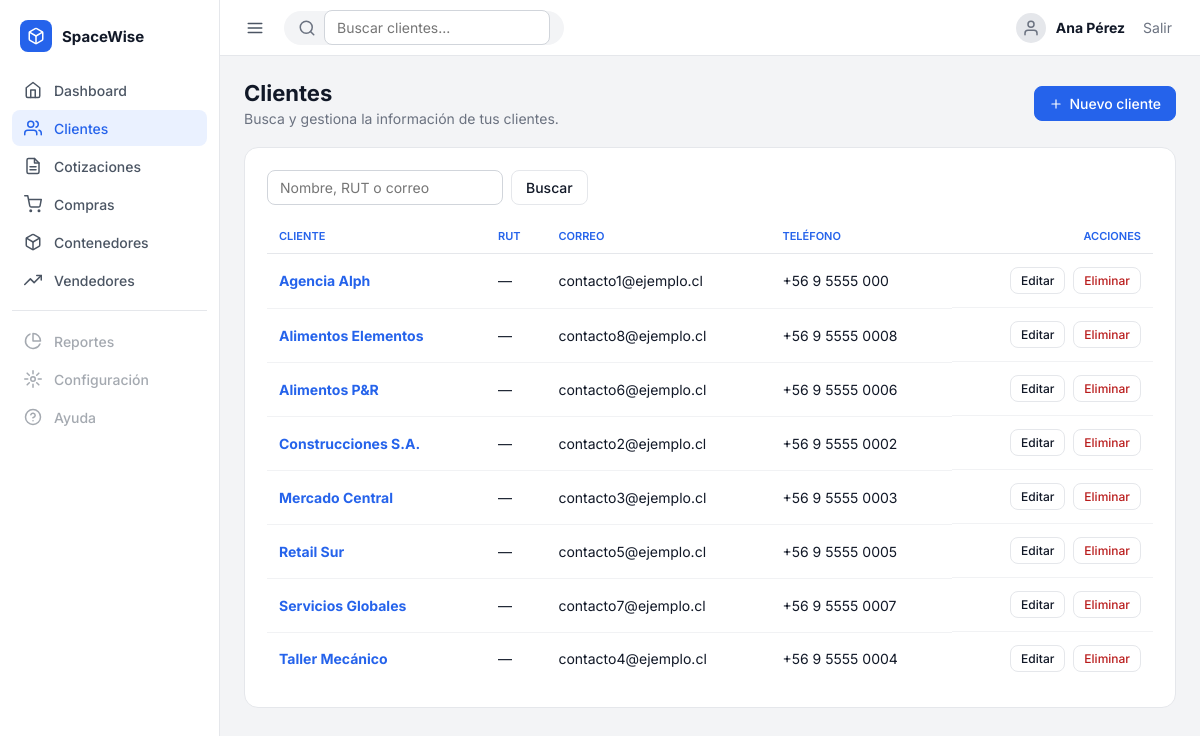
/clientes/ (signed in), run on the app's committed database.
### clientes/models.py (models this page shows, shortened)
class Cliente(models.Model):
    nombre = models.CharField(max_length=150)
    rut = models.CharField("RUT", max_length=20, blank=True)
    email = models.EmailField("Correo", blank=True)
    telefono = models.CharField("Teléfono", max_length=30, blank=True)
    direccion = models.CharField("Dirección", max_length=255, blank=True)
    informacion_general = models.TextField("Información general", blank=True)
    creado = models.DateTimeField(auto_now_add=True)
    class Meta:
        ordering = ["nombre"]
    def get_absolute_url(self):
        return reverse("clientes:detalle", args=[self.pk])

### clientes/views.py (the view)
# urls.py: path("", views.ClienteLista.as_view(), name="lista"),
class ClienteLista(LoginRequiredMixin, QueryStringMixin, ListView):
    model = Cliente
    template_name = "clientes/lista.html"
    context_object_name = "clientes"
    paginate_by = 10
    def get_queryset(self):
        qs = Cliente.objects.all()
        q = self.request.GET.get("q", "").strip()
        if q:
            qs = qs.filter(
                Q(nombre__icontains=q) | Q(rut__icontains=q) | Q(email__icontains=q)
            )
        return qs
    def get_context_data(self, **kwargs):
        ctx = super().get_context_data(**kwargs)
        ctx["q"] = self.request.GET.get("q", "")
        return ctx

### core/mixins.py (called while the page is built)
    def get_context_data(self, **kwargs):
        ctx = super().get_context_data(**kwargs)
        params = self.request.GET.copy()
        params.pop("page", None)
        ctx["qs"] = params.urlencode()
        return ctx

### core/templatetags/ui.py (called while the page is built)
@register.simple_tag
def icon(name):
    paths = ICONS.get(name, "")
    return mark_safe(
        '<svg class="ico" viewBox="0 0 24 24" fill="none" stroke="currentColor" '
        'stroke-width="2" stroke-linecap="round" stroke-linejoin="round" aria-hidden="true">'
        f"{paths}</svg>"
    )

### templates/clientes/lista.html (shortened to what this page needs)
{% extends "base.html" %}
{% load ui %}
{% block content %}
<div class="page-title">
  <div><h1>Clientes</h1><p>Busca y gestiona la información de tus clientes.</p></div>
  <a class="btn btn-primary" href="{% url 'clientes:crear' %}">{% icon "plus" %} Nuevo cliente</a>
</div>
<section class="card">
  <div class="toolbar">
    <form method="get">
      <input type="search" name="q" value="{{ q }}" placeholder="Nombre, RUT o correo" aria-label="Buscar clientes">
      <button class="btn" type="submit">Buscar</button>
    </form>
  </div>
  <div class="table-wrap">
    <table>
      <thead><tr><th>CLIENTE</th><th>RUT</th><th>CORREO</th><th>TELÉFONO</th><th class="num">ACCIONES</th></tr></thead>
      <tbody>
      {% for c in clientes %}
        <tr>
          <td><a href="{{ c.get_absolute_url }}"><b>{{ c.nombre }}</b></a></td>
          <td>{{ c.rut|default:"—" }}</td>
          <td>{{ c.email|default:"—" }}</td>
          <td>{{ c.telefono|default:"—" }}</td>
          <td class="num actions" style="justify-content:flex-end">
            <a class="btn btn-sm" href="{% url 'clientes:editar' c.pk %}">Editar</a>
            <a class="btn btn-sm btn-danger" href="{% url 'clientes:eliminar' c.pk %}">Eliminar</a>
          </td>
        </tr>
      {% empty %}
        <tr><td colspan="5" class="empty">No hay clientes todavía.</td></tr>
      {% endfor %}
      </tbody>
    </table>
  </div>
</section>
{% endblock %}

### templates/base.html (shortened to what this page needs)
{% load static ui %}<!doctype html>
<html lang="es">
<head>
  <link rel="stylesheet" href="{% static 'css/app.css' %}">
</head>
<body>
{% with ns=request.resolver_match.namespace url=request.resolver_match.url_name %}
<div class="app">
  <aside class="sidebar">
    <div class="brand"><span class="logo">{% icon "box" %}</span> SpaceWise</div>
    <nav class="nav">
      <a href="{% url 'dashboard' %}" class="{% if url == 'dashboard' %}active{% endif %}">{% icon "home" %} Dashboard</a>
      <a href="{% url 'clientes:lista' %}" class="{% if ns == 'clientes' %}active{% endif %}">{% icon "users" %} Clientes</a>
      <a href="{% url 'cotizaciones:lista' %}" class="{% if ns == 'cotizaciones' %}active{% endif %}">{% icon "file-text" %} Cotizaciones</a>
      <a href="{% url 'operaciones:lista' %}" class="{% if ns == 'operaciones' %}active{% endif %}">{% icon "cart" %} Compras</a>
      <a href="{% url 'contenedores:lista' %}" class="{% if ns == 'contenedores' %}active{% endif %}">{% icon "box" %} Contenedores</a>
      <a href="{% url 'vendedores:lista' %}" class="{% if ns == 'vendedores' %}active{% endif %}">{% icon "trend" %} Vendedores</a>
      <hr>
      <span class="disabled" title="Próximamente">{% icon "pie" %} Reportes</span>
      <span class="disabled" title="Próximamente">{% icon "settings" %} Configuración</span>
      <span class="disabled" title="Próximamente">{% icon "help" %} Ayuda</span>
    </nav>
  </aside>
  <div class="main">
    <header class="topbar">
      <button class="icon-btn" id="toggle-nav" type="button" aria-label="Mostrar u ocultar menú">{% icon "menu" %}</button>
      <form class="search" method="get" action="{% url 'clientes:lista' %}" role="search">
        {% icon "search" %}
        <input type="search" name="q" placeholder="Buscar clientes..." aria-label="Buscar clientes">
      </form>
      <div class="user">
        <span class="avatar">{% icon "user" %}</span>
        <strong>{{ request.user.get_full_name|default:request.user.username }}</strong>
        <form method="post" action="{% url 'logout' %}" class="inline">
          <button class="link-btn" type="submit">Salir</button>
        </form>
      </div>
    </header>
    <main class="content">
      <div class="container">
        {% block content %}{% endblock %}
      </div>
    </main>
  </div>
</div>
{% endwith %}
</body>
</html>

### static/css/app.css (style rules this page uses)
:root { --bg: #f3f4f6; --card: #ffffff; --line: #e5e7eb; --text: #111827; --muted: #6b7280; --primary: #2563eb; --primary-dark: #1d4ed8; --navy: #1e3a8a; --accent: #fbbf24; --ok-bg: #dcfce7; --ok: #15803d; --warn-bg: #fef3c7; --warn: #b45309; --bad-bg: #fee2e2; --bad: #b91c1c; --info-bg: #dbeafe; --info: #1d4ed8; --radius: 14px; }
* { box-sizing: border-box; }
html, body { margin: 0; height: 100%; }
body { font-family: "Inter", system-ui, -apple-system, "Segoe UI", sans-serif; color: var(--text); background: var(--bg); font-size: 14px; }
a { color: var(--primary); text-decoration: none; }
.ico { width: 18px; height: 18px; flex: none; }
.app { display: flex; min-height: 100vh; }
.sidebar { width: 220px; background: #fff; border-right: 1px solid var(--line); padding: 16px 12px; position: sticky; top: 0; height: 100vh; overflow-y: auto; }
.brand { display: flex; align-items: center; gap: 10px; font-weight: 700; font-size: 15px; padding: 4px 8px 20px; }
.logo { width: 32px; height: 32px; border-radius: 8px; background: var(--primary); color: #fff; display: grid; place-items: center; }
.logo .ico { width: 18px; height: 18px; }
.nav a, .nav .disabled { display: flex; align-items: center; gap: 12px; padding: 9px 12px; border-radius: 8px; color: #4b5563; font-weight: 500; margin-bottom: 2px; }
.nav a.active { background: #eaf1ff; color: var(--primary); }
.nav .disabled { opacity: .5; cursor: not-allowed; }
.nav hr { border: 0; border-top: 1px solid var(--line); margin: 12px 0; }
.main { flex: 1; min-width: 0; display: flex; flex-direction: column; }
.topbar { height: 56px; background: #fff; border-bottom: 1px solid var(--line); display: flex; align-items: center; gap: 14px; padding: 0 20px; position: sticky; top: 0; z-index: 5; }
.icon-btn { border: 0; background: none; cursor: pointer; color: #4b5563; display: grid; place-items: center; padding: 6px; border-radius: 8px; }
.search { display: flex; align-items: center; gap: 8px; background: #f3f4f6; border-radius: 999px; padding: 0 14px; height: 34px; width: 280px; max-width: 100%; color: var(--muted); }
.search input { border: 0; background: none; outline: 0; font: inherit; width: 100%; }
.user { display: flex; align-items: center; gap: 10px; }
.avatar { width: 30px; height: 30px; border-radius: 50%; background: #e5e7eb; display: grid; place-items: center; color: #6b7280; }
.user form { margin: 0; }
.link-btn { background: none; border: 0; color: var(--muted); cursor: pointer; font: inherit; padding: 4px 8px; border-radius: 6px; }
.content { padding: 24px; }
.container { max-width: 980px; margin: 0 auto; display: grid; gap: 20px; }
.card { background: var(--card); border: 1px solid var(--line); border-radius: var(--radius); padding: 22px; }
.page-title { display: flex; align-items: center; justify-content: space-between; gap: 12px; flex-wrap: wrap; }
.page-title h1 { margin: 0; font-size: 22px; }
.page-title p { margin: 4px 0 0; color: var(--muted); }
.btn { display: inline-flex; align-items: center; gap: 6px; padding: 8px 14px; border-radius: 8px; border: 1px solid var(--line); background: #fff; color: var(--text); font: inherit; font-weight: 500; cursor: pointer; }
.btn .ico { width: 14px; height: 14px; }
.btn-primary { background: var(--primary); border-color: var(--primary); color: #fff; }
.btn-danger { color: var(--bad); }
.btn-sm { padding: 5px 10px; font-size: 12px; }
.actions { display: flex; gap: 8px; flex-wrap: wrap; align-items: center; }
.inline { display: inline; margin: 0; }
.table-wrap { overflow-x: auto; }
table { width: 100%; border-collapse: collapse; }
th { text-align: left; font-size: 11px; color: var(--primary); font-weight: 600; padding: 10px 12px; border-bottom: 1px solid var(--line); }
td { padding: 13px 12px; border-bottom: 1px solid #f1f2f4; vertical-align: middle; }
tr:last-child td { border-bottom: 0; }
td.num, th.num { text-align: right; }
.toolbar { display: flex; gap: 10px; flex-wrap: wrap; align-items: center; margin-bottom: 14px; }
.toolbar form { display: flex; gap: 8px; flex-wrap: wrap; align-items: center; margin: 0; }
input[type=text], input[type=search], input[type=number], input[type=email], input[type=password], input[type=date], select, textarea { font: inherit; padding: 8px 12px; border: 1px solid #d1d5db; border-radius: 8px; background: #fff; width: 100%; color: var(--text); }
.toolbar input, .toolbar select { width: auto; }

### data on the page
Cliente: nombre "Agencia Alph", rut "—", email "contacto1@ejemplo.cl", telefono "+56 9 5555 000"
Cliente: nombre "Alimentos Elementos", rut "—", email "contacto8@ejemplo.cl", telefono "+56 9 5555 0008"
Cliente: nombre "Alimentos P&R", rut "—", email "contacto6@ejemplo.cl", telefono "+56 9 5555 0006"
Cliente: nombre "Construcciones S.A.", rut "—", email "contacto2@ejemplo.cl", telefono "+56 9 5555 0002"
Cliente: nombre "Mercado Central", rut "—", email "contacto3@ejemplo.cl", telefono "+56 9 5555 0003"
Cliente: nombre "Retail Sur", rut "—", email "contacto5@ejemplo.cl", telefono "+56 9 5555 0005"
Cliente: nombre "Servicios Globales", rut "—", email "contacto7@ejemplo.cl", telefono "+56 9 5555 0007"
Cliente: nombre "Taller Mecánico", rut "—", email "contacto4@ejemplo.cl", telefono "+56 9 5555 0004"

### other printed values
{{ request.user.get_full_name|default:request.user.username }} "Ana Pérez"
